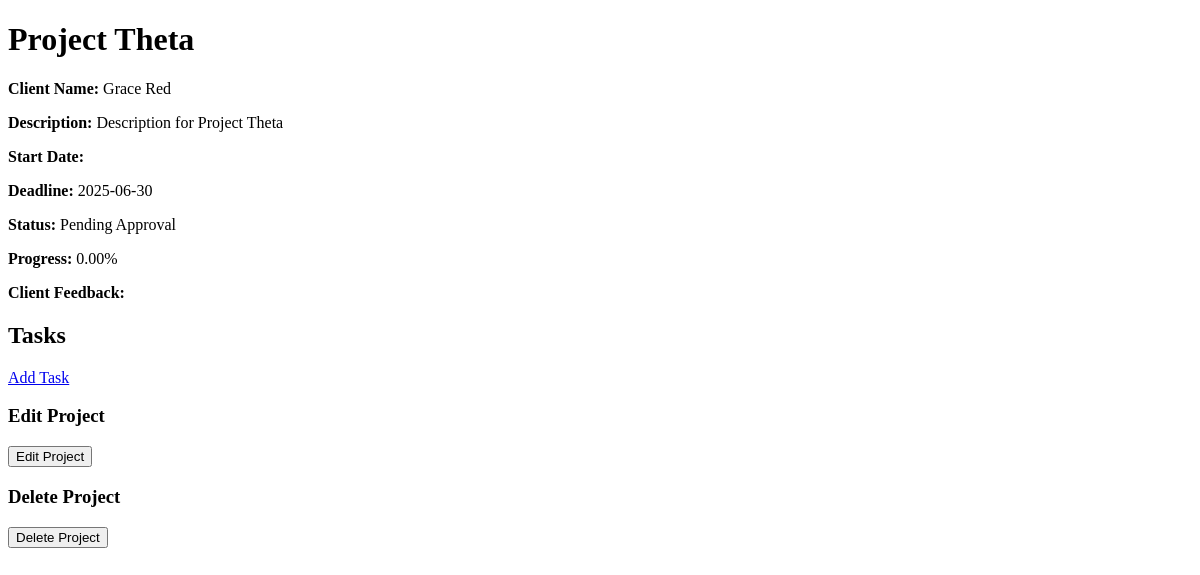
/controller/pm-project-controller.php?action=view&project_id=8 (signed in), run on an earlier commit of the app's database.
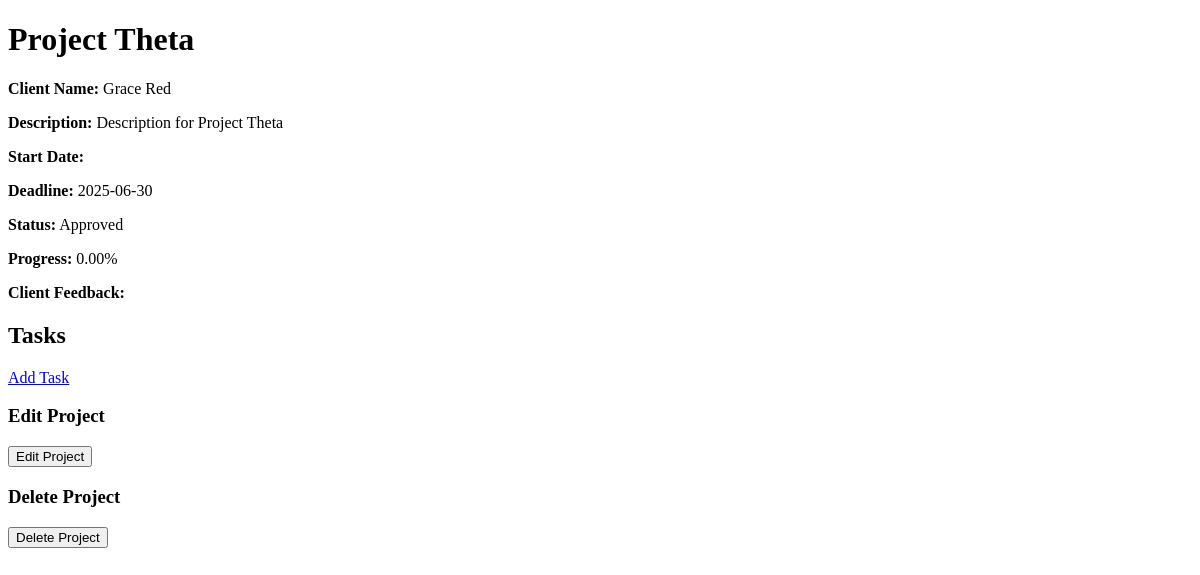
And on a later commit of the database.
### tables this page shows
CREATE TABLE `projects` (
  `project_id` int(11) NOT NULL,
  `client_id` int(11) NOT NULL,
  `pm_id` int(11) DEFAULT NULL,
  `name` varchar(100) NOT NULL,
  `description` text NOT NULL,
  `start_date` date DEFAULT NULL,
  `deadline` date NOT NULL,
  `status` varchar(50) NOT NULL DEFAULT 'Pending Approval',
  `type` varchar(50) NOT NULL DEFAULT 'Proposal',
  `comment` text DEFAULT NULL,
  `client_feedback` text DEFAULT NULL,
  `progress` decimal(5,2) DEFAULT 0.00
);

CREATE TABLE `usr` (
  `userid` int(11) NOT NULL,
  `firstname` varchar(255) NOT NULL,
  `lastname` varchar(255) NOT NULL,
  `name` varchar(255) NOT NULL,
  `email` varchar(255) NOT NULL,
  `password` varchar(255) NOT NULL,
  `roleid` int(11) DEFAULT NULL
);

### model/project-model.php (called while the page is built, shortened)
<?php
function getProjectInfo($projectId) {
    $conn = getDbConnection();
    $sql = "SELECT * FROM projects WHERE project_id = ?";
    $stmt = $conn->prepare($sql);
    $stmt->bind_param("i", $projectId);
    $stmt->execute();
    $result = $stmt->get_result();
    $projectInfo = $result->fetch_assoc();
    return $projectInfo;
}
?>

### model/user-model.php (called while the page is built, shortened)
<?php
function getUserInfo($userId)
{
    $conn = getDbConnection();
    $sql = "SELECT userid, firstname, lastname, email, roleid FROM usr WHERE userid = ?";
    $stmt = $conn->prepare($sql);
    $stmt->bind_param("i", $userId);
    $stmt->execute();
    $result = $stmt->get_result();
    $user = $result->fetch_assoc();
    return $user;
}
function getUserName($userId)
{
    $userInfo = getUserInfo($userId);
    $firstname = $userInfo['firstname'] ?? 'Unassigned';
    $lastname = $userInfo['lastname'] ?? '';
    return trim("$firstname $lastname");
}
?>

### view/pm-project-view.php (the view, shortened to what this page needs)
<!DOCTYPE html>
<html lang="en">
<head>
    <link rel="stylesheet" href="../css/styles.css">
</head>
<body>
<h1><?php echo $project['name']; ?></h1>
<p><strong>Client Name:</strong> <?php echo $clientName; ?></p>
<p><strong>Description:</strong> <?php echo $project['description']; ?></p>
<p><strong>Start Date:</strong> <?php echo $project['start_date']; ?></p>
<p><strong>Deadline:</strong> <?php echo $project['deadline']; ?></p>
<p><strong>Status:</strong> <?php echo $project['status']; ?></p>
<p><strong>Progress:</strong> <?php echo $project['progress']; ?>%</p>
<p><strong>Client Feedback:</strong> <?php echo $project['client_feedback']; ?></p>
<h2>Tasks</h2>
<?php if ($project['status'] != 'Completed') { ?>
    <a href="../controller/pm-task-controller.php?action=add&project_id=<?php echo $project['project_id']; ?>">Add Task</a>
<?php } ?>
<br>
<h3>Edit Project</h3>
<form action="../controller/pm-project-controller.php?action=edit" method="post">
    <button type="submit">Edit Project</button>
</form>
<h3>Delete Project</h3>
<form action="../controller/pm-project-controller.php?action=delete" method="post">
    <button type="submit">Delete Project</button>
</form>
</body>
</html>

### controller/pm-project-controller.php (shortened to what this page needs)
<?php
include_once '../model/project-model.php';
include_once '../model/user-model.php';
$action = $_GET['action'] ?? '';
switch ($action) {
    case 'view':
        handleViewProject();
        break;
}
function handleViewProject() {
    $projectId = $_GET['project_id'];
    $project = getProjectInfo($projectId);
    $clientName = getUserName($project['client_id']);
    include '../view/pm-project-view.php';
}

What changed in the data, as far as the page shows it:
changed projects "Project Theta": status "Pending Approval" → "Approved"
